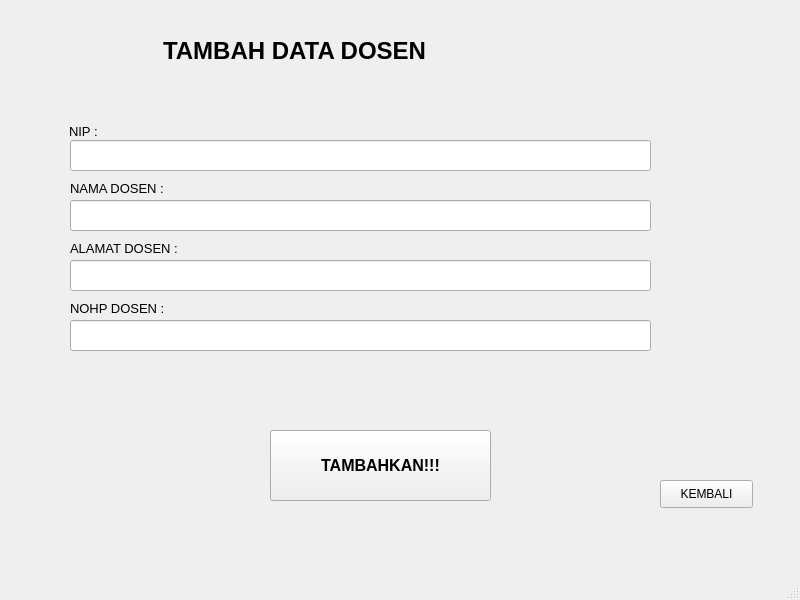
<?xml version="1.0" encoding="UTF-8"?>
<ui version="4.0">
 <class>MainWindow</class>
 <widget class="QMainWindow" name="MainWindow">
  <property name="geometry">
   <rect>
    <x>0</x>
    <y>0</y>
    <width>800</width>
    <height>600</height>
   </rect>
  </property>
  <property name="windowTitle">
   <string>MainWindow</string>
  </property>
  <widget class="QWidget" name="centralwidget">
   <widget class="QLabel" name="label_3">
    <property name="geometry">
     <rect>
      <x>70</x>
      <y>180</y>
      <width>161</width>
      <height>16</height>
     </rect>
    </property>
    <property name="font">
     <font>
      <pointsize>10</pointsize>
     </font>
    </property>
    <property name="text">
     <string>NAMA DOSEN :</string>
    </property>
   </widget>
   <widget class="QLabel" name="label_4">
    <property name="geometry">
     <rect>
      <x>70</x>
      <y>240</y>
      <width>161</width>
      <height>16</height>
     </rect>
    </property>
    <property name="font">
     <font>
      <pointsize>10</pointsize>
     </font>
    </property>
    <property name="text">
     <string>ALAMAT DOSEN :</string>
    </property>
   </widget>
   <widget class="QLabel" name="label_5">
    <property name="geometry">
     <rect>
      <x>70</x>
      <y>300</y>
      <width>211</width>
      <height>16</height>
     </rect>
    </property>
    <property name="font">
     <font>
      <pointsize>10</pointsize>
     </font>
    </property>
    <property name="text">
     <string>NOHP DOSEN :</string>
    </property>
   </widget>
   <widget class="QLineEdit" name="lineEdit_nim">
    <property name="geometry">
     <rect>
      <x>70</x>
      <y>140</y>
      <width>581</width>
      <height>31</height>
     </rect>
    </property>
    <property name="font">
     <font>
      <pointsize>10</pointsize>
     </font>
    </property>
   </widget>
   <widget class="QLineEdit" name="lineEdit_nama">
    <property name="geometry">
     <rect>
      <x>70</x>
      <y>200</y>
      <width>581</width>
      <height>31</height>
     </rect>
    </property>
    <property name="font">
     <font>
      <pointsize>10</pointsize>
     </font>
    </property>
   </widget>
   <widget class="QLineEdit" name="lineEdit_kelas">
    <property name="geometry">
     <rect>
      <x>70</x>
      <y>260</y>
      <width>581</width>
      <height>31</height>
     </rect>
    </property>
    <property name="font">
     <font>
      <pointsize>10</pointsize>
     </font>
    </property>
   </widget>
   <widget class="QLineEdit" name="lineEdit_alamat">
    <property name="geometry">
     <rect>
      <x>70</x>
      <y>320</y>
      <width>581</width>
      <height>31</height>
     </rect>
    </property>
    <property name="font">
     <font>
      <pointsize>10</pointsize>
     </font>
    </property>
   </widget>
   <widget class="QPushButton" name="btn_tambah">
    <property name="geometry">
     <rect>
      <x>270</x>
      <y>430</y>
      <width>221</width>
      <height>71</height>
     </rect>
    </property>
    <property name="font">
     <font>
      <pointsize>12</pointsize>
      <weight>75</weight>
      <bold>true</bold>
     </font>
    </property>
    <property name="text">
     <string>TAMBAHKAN!!!</string>
    </property>
   </widget>
   <widget class="QLabel" name="label_7">
    <property name="geometry">
     <rect>
      <x>163</x>
      <y>35</y>
      <width>411</width>
      <height>31</height>
     </rect>
    </property>
    <property name="font">
     <font>
      <pointsize>18</pointsize>
      <weight>75</weight>
      <bold>true</bold>
     </font>
    </property>
    <property name="text">
     <string>TAMBAH DATA DOSEN</string>
    </property>
   </widget>
   <widget class="QLabel" name="label_8">
    <property name="geometry">
     <rect>
      <x>69</x>
      <y>123</y>
      <width>81</width>
      <height>16</height>
     </rect>
    </property>
    <property name="font">
     <font>
      <pointsize>10</pointsize>
     </font>
    </property>
    <property name="text">
     <string>NIP :</string>
    </property>
   </widget>
   <widget class="QPushButton" name="btn_kembali">
    <property name="geometry">
     <rect>
      <x>660</x>
      <y>480</y>
      <width>93</width>
      <height>28</height>
     </rect>
    </property>
    <property name="text">
     <string>KEMBALI</string>
    </property>
   </widget>
  </widget>
  <widget class="QMenuBar" name="menubar">
   <property name="geometry">
    <rect>
     <x>0</x>
     <y>0</y>
     <width>800</width>
     <height>26</height>
    </rect>
   </property>
  </widget>
  <widget class="QStatusBar" name="statusbar"/>
 </widget>
 <resources/>
 <connections/>
</ui>
